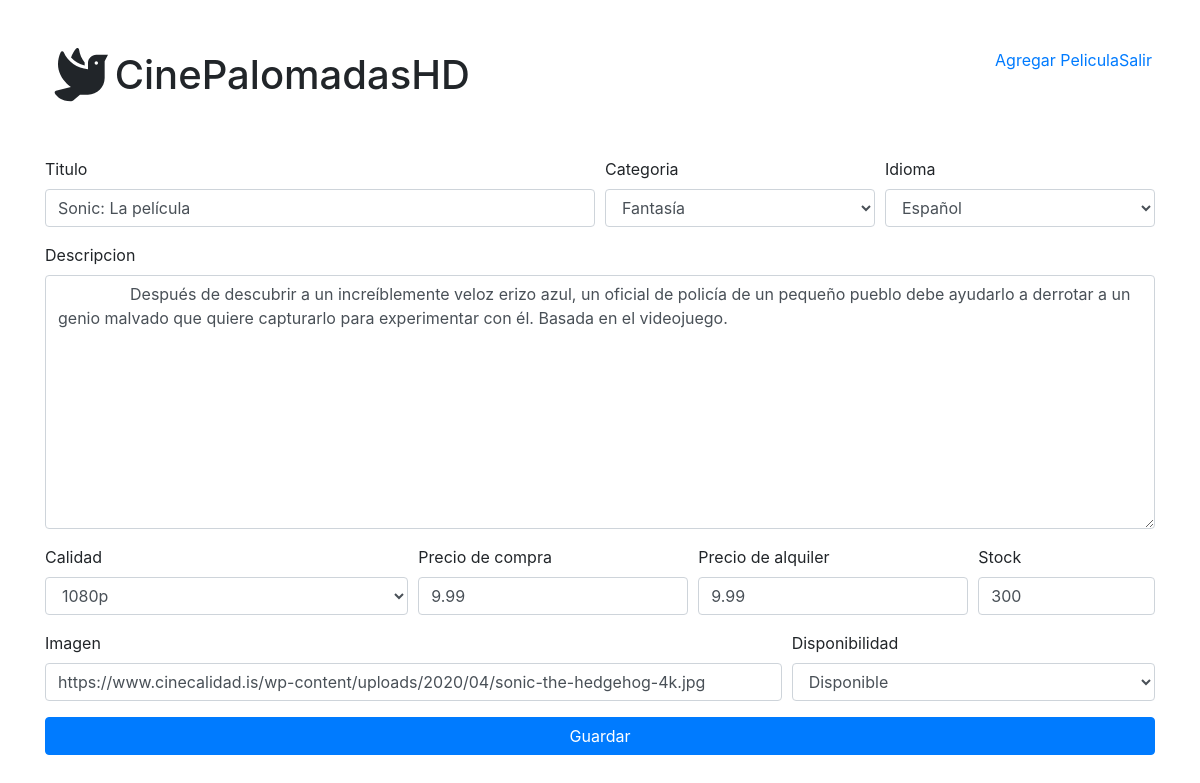
Page /Pelicula/update&id=1 (signed in) on the earlier database version.
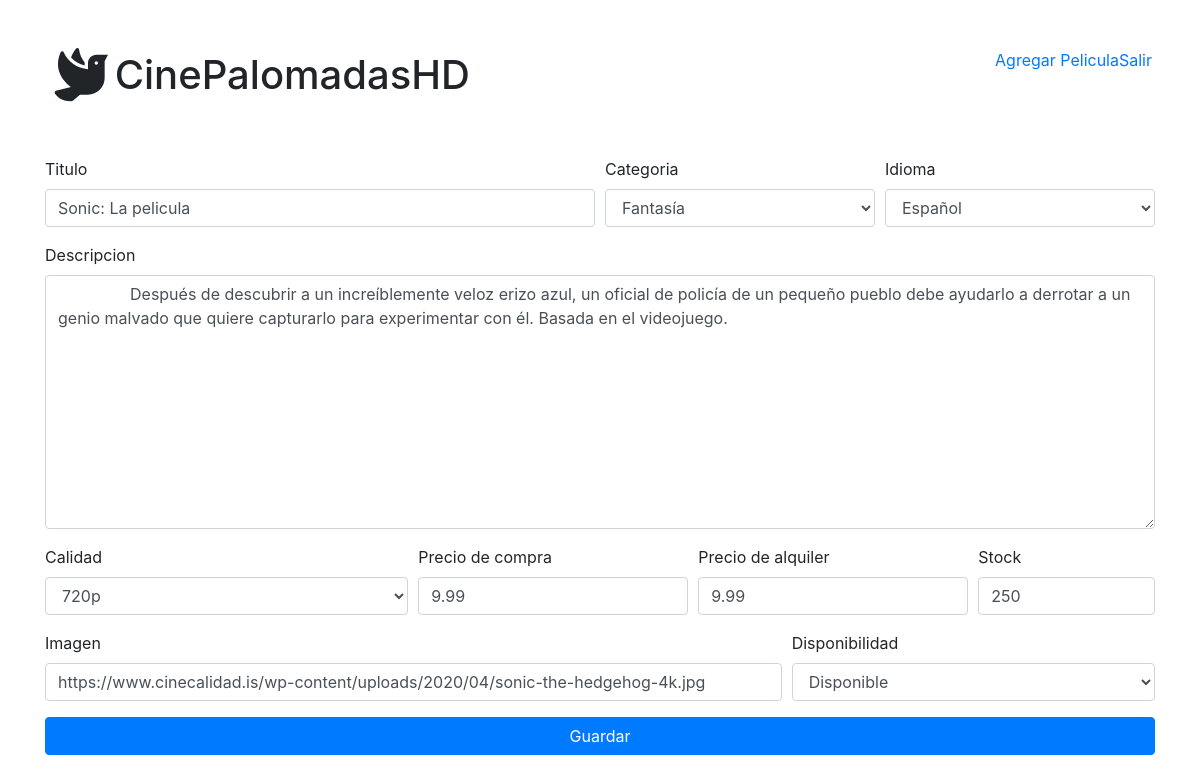
Same page on the later database version.
### tables this page shows
CREATE TABLE `peliculas` (
  `idPelicula` int(11) NOT NULL,
  `nombre` varchar(100) NOT NULL,
  `descripcion` text NOT NULL,
  `idCategoria` int(11) NOT NULL,
  `idioma` varchar(25) NOT NULL,
  `idCalidad` int(11) NOT NULL,
  `precioCompra` decimal(3,2) NOT NULL,
  `precioAlquiler` decimal(3,2) NOT NULL,
  `stock` int(11) NOT NULL,
  `imagen` text NOT NULL,
  `disponibilidad` tinyint(1) NOT NULL
);

### controllers/PeliculaController.php (called while the page is built, shortened)
<?php
class PeliculaController
{
    public function update()
    {
        require_once "models/Pelicula.php";
        $pelicula = new Pelicula();
        $calidad = $pelicula->getCalidad();
        $categoria = $pelicula->getCategorias();
        $idiomas = $pelicula->getIdiomas();
        $disponibles = $pelicula->getDiponibilidades();
        $pelicula->set_Id_Pelicula($_GET["id"]);
        $peli = $pelicula->Search();
        require_once "views/updateMovie.php";
    }
}

### database/Conexion.php (called while the page is built, shortened)
<?php
class Conexion
{
    public function __construct()
    {
        try {
            $this->conn = new PDO("mysql:host=".DB_HOST.";dbname=".DB_NAME."", DB_USER, DB_PASSWORD);
            $this->conn->setAttribute(PDO::ATTR_ERRMODE, PDO::ERRMODE_EXCEPTION);
            $this->conn->exec("SET CHARACTER SET ".DB_CHARSET);
            return $this->conn;
        } catch (Exception $e) {
            print "!Error¡: " . $e->getMessage() . "</br>";
            die();
        }
    }
}

### models/Pelicula.php (called while the page is built, shortened)
<?php
require_once 'database/Conexion.php';
class Pelicula extends Conexion
{
    private $idPelicula;
    public function set_Id_Pelicula($idPelicula)
    {
        $this->idPelicula = $idPelicula;
    }
    public function get_Id_Pelicula()
    {
        return $this->idPelicula;
    }
    public function getCalidad()
    {
        $sql_leer = "SELECT * FROM calidad";
        $list = $this->conn->prepare($sql_leer);
        $list->execute();
        $resultado = $list->fetchAll(PDO::FETCH_ASSOC);
        return $resultado;
    }
    public function getCategorias()
    {
        $sql_leer = "SELECT * FROM categoria";
        $list = $this->conn->prepare($sql_leer);
        $list->execute();
        $resultado = $list->fetchAll(PDO::FETCH_ASSOC);
        return $resultado;
    }
    public function getIdiomas()
    {
        $idiomas = array("Español", "Ingles", "Frances", "Italiano", "Portugues");
        return $idiomas;
    }
    public function getDiponibilidades()
    {
        $disponibilidades = [
            array(
                "id" => 1,
                "title" => "Disponible"
            ),
            array(
                "id" => 0,
                "title" => "No disponible"
            )
        ];
        return $disponibilidades;
    }
    public function Search()
    {
        $sql = "SELECT * FROM ((peliculas INNER JOIN calidad ON peliculas.idCalidad = calidad.idCalidad) INNER JOIN categoria ON peliculas.idCategoria = categoria.idCategoria) WHERE idPelicula = ?";
        $stmt = $this->conn->prepare($sql);
        $result = $stmt->execute(array($this->get_Id_Pelicula()));
        $result = $stmt->fetch(PDO::FETCH_ASSOC);
        return $result;
    }
}

### views/updateMovie.php (the view, shortened to what this page needs)
<div class="container mb-4">
    <form method="POST">
        <div class="form-row">
            <div class="form-group col-md-6">
                <label for="titulo">Titulo</label>
                <input type="text" name="titulo" class="form-control" placeholder="Ingrese el titulo de la pelicula" required value="<?= $peli["nombre"] ?>">
            </div>
            <div class="form-group col-md-3">
                <label for="Categoria">Categoria</label>
                <select name="categoria" class="form-control">
                    <?php foreach ($categoria as $key) : ?>
                        <?php if ($key["idCategoria"] == $peli["idCategoria"]) : ?>
                            <option value="<?= $key["idCategoria"] ?>" selected>
                                <?= $key["nombreCategoria"] ?>
                            </option>
                        <?php endif ?>
                    <?php endforeach ?>
                </select>
            </div>
            <div class="form-group col-md-3">
                <label for="idioma">Idioma</label>
                <select name="idioma" class="form-control">
                    <?php foreach ($idiomas as $key) : ?>
                        <?php if ($key == $peli["idioma"]) : ?>
                            <option value="<?= $key ?>" selected>
                                <?= $key ?>
                            </option>
                        <?php endif ?>
                        <?php if ($key != $peli["idioma"]) : ?>
                            <option value="<?= $key ?>">
                                <?= $key ?>
                            </option>
                        <?php endif ?>
                    <?php endforeach ?>
                </select>
            </div>
        </div>
        <div class="form-group">
            <label for="descripcion">Descripcion</label>
            <textarea name="descripcion" cols="30" rows="10" class="form-control" placeholder="Descripcion" required>
                <?= $peli["descripcion"] ?>
            </textarea>
        </div>
        <div class="form-row">
            <div class="form-group col-md-4">
                <label for="Calidad">Calidad</label>
                <select name="calidad" class="form-control">
                    <?php foreach ($calidad as $key) : ?>
                        <?php if ($key["calidad"] == $peli["calidad"]) : ?>
                            <option value="<?= $key["idCalidad"] ?>" selected>
                                <?= $key["calidad"] ?>
                            </option>
                        <?php endif ?>
                    <?php endforeach ?>
                </select>
            </div>
            <div class="form-group col-md-3">
                <label for="PrecioCompra">Precio de compra</label>
                <input type="number" name="P_compra" id="" class="form-control" placeholder="Ingrese precio de compra" required value="<?= $peli["precioCompra"] ?>">
            </div>
            <div class="form-group col-md-3">
                <label for="PrecioAlquiler">Precio de alquiler</label>
                <input type="number" name="P_alquiler" id="" class="form-control" placeholder="Ingrese precio de alquiler" required value="<?= $peli["precioAlquiler"] ?>">
            </div>
            <div class="form-group col-md-2">
                <label for="stock">Stock</label>
                <input placeholder="Stock" type="number" name="stock" class="form-control" required value="<?= $peli["stock"] ?>">
            </div>
        </div>
        <div class="form-row">
            <div class="form-group col-md-8">
                <label for="imagen">Imagen</label>
                <input type="text" placeholder="imagen" name="imagen" class="form-control" required" value="<?= $peli["imagen"] ?>">
            </div>
            <div class="form-group col-md-4">
                <label for="disponibilidad">Disponibilidad</label>
                <select name="disponibilidad" class="form-control">
                    <?php foreach ($disponibles as $key) : ?>
                        <?php if ($key["id"] == $peli["disponibilidad"]) : ?>
                            <option value="<?= $key["id"] ?>" selected>
                                <?= $key["title"] ?>
                            </option>
                        <?php endif ?>
                    <?php endforeach ?>
                </select>
            </div>
        </div>
        <button type="submit" class="btn btn-primary btn-block">Guardar</button>
    </form>
</div>

### views/header.php (shortened to what this page needs)
<!Doctype html>
<html lang="en">
  <head>
    <link rel="stylesheet" href="https://stackpath.bootstrapcdn.com/bootstrap/4.3.1/css/bootstrap.min.css">
    <link rel="stylesheet" href="https://use.fontawesome.com/releases/v5.1.1/css/all.css">
  </head>
  <body>
    <div class="p-5">
      <h1 class="w-50 d-inline-block"><i class="fas fa-dove fa-lg fa-fw"></i>CinePalomadasHD</h1>
      <?php if (isset($_SESSION["nombre"]) && isset($_SESSION["rol"])) { ?>
        <a class="float-right" href="<?= BASE_DIR . "Home/Salir" ?>">Salir</a>
        <?php if ($_SESSION["rol"] != "Usuario") : ?>
          <a class="float-right" href="<?= BASE_DIR . "Pelicula/save" ?>">Agregar Pelicula</a>
        <?php endif ?>
      <?php }else{ ?>
          <a class="float-right" href="<?= BASE_DIR . "Home/signup" ?>">Sign Up</a>
          <a class="float-right" href="<?= BASE_DIR . "Home/login" ?>">Log In</a>
      <?php } ?>
    </div>

### index.php (shortened to what this page needs)
<?php
require_once "views/header.php";
$controller = DEFAULT_CONTROLLER;
if (!empty($_GET['controller'])) {
    $controller = $_GET['controller'];
}
$action = DEFAULT_ACTION;
if (!empty($_GET['action'])) {
    $action = $_GET['action'];
}
$fullController = CONTROLLERS_DIR . $controller . "Controller.php";
if (is_file($fullController)) {
    $printController = new $controller();
} else {
    die("<h1>Controlador no localizado - 404 Not Found</h1>");
}
if (method_exists($printController, $action)) {
    $printController->$action();
} else {
    die("<h1>Metodo no definido - 404 Not Found</h1>");
}
require_once "views/footer.php";

### views/footer.php (shortened to what this page needs)
  </body>
</html>

Differences in the rows shown:
changed peliculas "Español": titulo "Sonic: La película" → "Sonic: La pelicula"; stock "300" → "250"
Other differences:
form field calidad: "1080p" → "720p"
